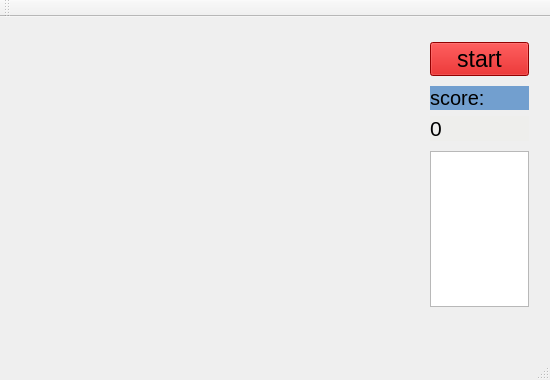
<?xml version="1.0" encoding="UTF-8"?>
<ui version="4.0">
 <class>cb2048</class>
 <widget class="QMainWindow" name="cb2048">
  <property name="geometry">
   <rect>
    <x>0</x>
    <y>0</y>
    <width>550</width>
    <height>380</height>
   </rect>
  </property>
  <property name="windowTitle">
   <string>cb2048</string>
  </property>
  <widget class="QWidget" name="centralWidget">
   <widget class="QWidget" name="verticalLayoutWidget">
    <property name="geometry">
     <rect>
      <x>419</x>
      <y>10</y>
      <width>121</width>
      <height>291</height>
     </rect>
    </property>
    <layout class="QVBoxLayout" name="verticalLayout">
     <item>
      <spacer name="verticalSpacer">
       <property name="orientation">
        <enum>Qt::Vertical</enum>
       </property>
       <property name="sizeHint" stdset="0">
        <size>
         <width>20</width>
         <height>40</height>
        </size>
       </property>
      </spacer>
     </item>
     <item>
      <widget class="QPushButton" name="pushButton">
       <property name="font">
        <font>
         <pointsize>17</pointsize>
        </font>
       </property>
       <property name="styleSheet">
        <string notr="true">color: rgb(0, 0, 0);
background-color: rgb(204, 0, 0);</string>
       </property>
       <property name="inputMethodHints">
        <set>Qt::ImhNone</set>
       </property>
       <property name="text">
        <string>start</string>
       </property>
       <property name="iconSize">
        <size>
         <width>16</width>
         <height>16</height>
        </size>
       </property>
      </widget>
     </item>
     <item>
      <spacer name="verticalSpacer_2">
       <property name="orientation">
        <enum>Qt::Vertical</enum>
       </property>
       <property name="sizeHint" stdset="0">
        <size>
         <width>20</width>
         <height>40</height>
        </size>
       </property>
      </spacer>
     </item>
     <item>
      <widget class="QLabel" name="label">
       <property name="font">
        <font>
         <pointsize>15</pointsize>
        </font>
       </property>
       <property name="styleSheet">
        <string notr="true">background-color: rgb(114, 159, 207);</string>
       </property>
       <property name="text">
        <string>score:</string>
       </property>
      </widget>
     </item>
     <item>
      <widget class="QLabel" name="label_2">
       <property name="font">
        <font>
         <pointsize>16</pointsize>
        </font>
       </property>
       <property name="styleSheet">
        <string notr="true">background-color: rgb(238, 238, 236);</string>
       </property>
       <property name="text">
        <string>0</string>
       </property>
      </widget>
     </item>
     <item>
      <spacer name="verticalSpacer_3">
       <property name="orientation">
        <enum>Qt::Vertical</enum>
       </property>
       <property name="sizeHint" stdset="0">
        <size>
         <width>20</width>
         <height>40</height>
        </size>
       </property>
      </spacer>
     </item>
     <item>
      <widget class="QTextBrowser" name="textBrowser"/>
     </item>
    </layout>
   </widget>
  </widget>
  <widget class="QMenuBar" name="menuBar">
   <property name="geometry">
    <rect>
     <x>0</x>
     <y>0</y>
     <width>550</width>
     <height>22</height>
    </rect>
   </property>
  </widget>
  <widget class="QToolBar" name="mainToolBar">
   <attribute name="toolBarArea">
    <enum>TopToolBarArea</enum>
   </attribute>
   <attribute name="toolBarBreak">
    <bool>false</bool>
   </attribute>
  </widget>
  <widget class="QStatusBar" name="statusBar"/>
 </widget>
 <layoutdefault spacing="6" margin="11"/>
 <resources/>
 <connections/>
</ui>
